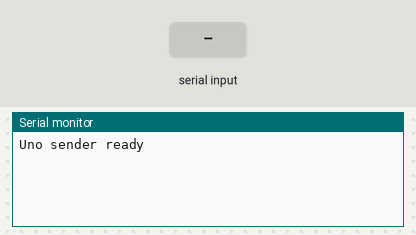
A sketch run on a simulated Arduino Uno, built with avr-gcc and run on an emulated ATmega328P. Parts: the last lines printed to the serial monitor. The test bench sets the inputs (shaded band). Random numbers use the default seed unless the sketch sets one.

Above: at 1.2 s.
1.3 s: "1\n" received over Serial
At 1.9 s:
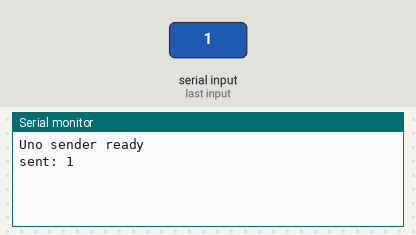
3.5 s: "0\n" received over Serial
At 3.9 s:
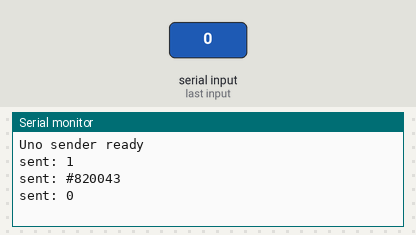
6.5 s: "2\n" received over Serial
At 7.4 s:
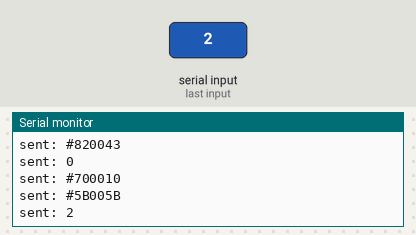
Timing chart, 0 to 9.5 s (numbered marks = the images above; inputs shaded):
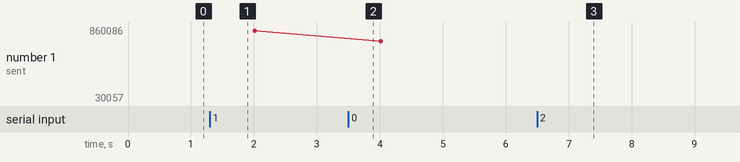

Measured:
- after the input at 1.3 s, the serial monitor: prints a new line at once (image 1)
- after the input at 3.5 s, the serial monitor: prints a new line at once (image 2)
- after the input at 6.5 s, the serial monitor: prints a new line at once (image 3)

The sketch:

hex_sender_uno.ino
```cpp
#include <SoftwareSerial.h>

SoftwareSerial wire(2, 3);   // RX=2 (unused), TX=3

unsigned long lastSend = 0;

void setup() {
  Serial.begin(9600);
  wire.begin(9600);
  randomSeed(analogRead(A0));
  Serial.println("Uno sender ready");
}

void loop() {
  // Auto mode: send a random color every 2 seconds
  if (millis() - lastSend > 2000) {
    lastSend = millis();
    char hex[8];
    sprintf(hex, "#%02X%02X%02X", random(0, 256), random(0, 256), random(0, 256));
    wire.println(hex);
    Serial.print("sent: ");
    Serial.println(hex);
  }

  // Manual mode: forward anything typed into the Serial Monitor
  if (Serial.available()) {
    String s = Serial.readStringUntil('\n');
    s.trim();
    if (s.length() > 0) {
      wire.println(s);
      Serial.print("sent: ");
      Serial.println(s);
    }
  }
}
```
